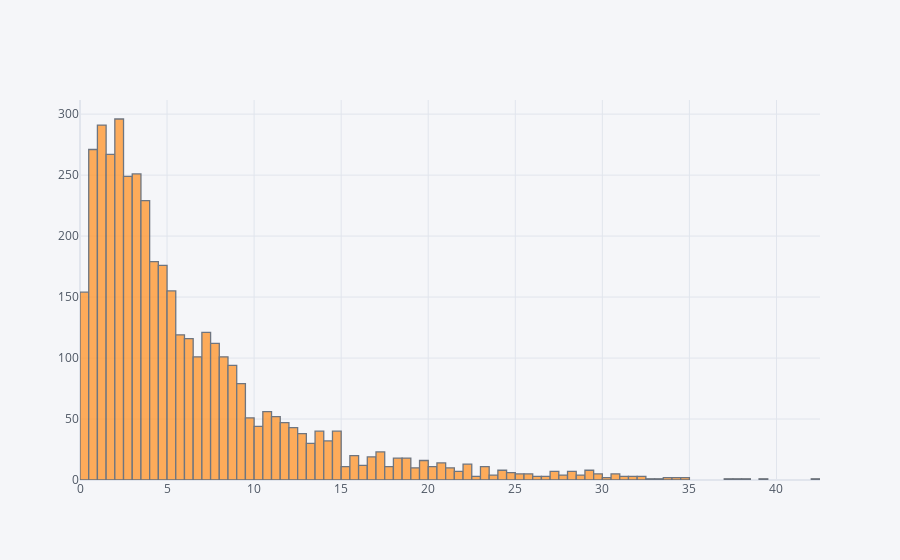

The code cell stored with this chart in its notebook:
### Code cell
# Created a seperate column ‘DAYS_EMPLOYED_ERROR’, which flags the error.

(loan['DAYS_EMPLOYED']/(-365)).iplot(kind='histogram')

### Figure 1 — Plotly figure (JSON) as saved in the notebook; plotly's stock layout.template omitted (floating-point values rounded to 4 significant figures; data arrays with more than 128 entries replaced by an {"elided": "..."} marker saying what was removed)
{"data": [{"histfunc": "count", "histnorm": "", "marker": {"color": "rgba(255, 153, 51, 1.0)", "line": {"color": "#4D5663", "width": 1.3}}, "name": "DAYS_EMPLOYED", "opacity": 0.8, "orientation": "v", "type": "histogram", "x": {"elided": "5000 float values"}}], "layout": {"barmode": "overlay", "legend": {"bgcolor": "#F5F6F9", "font": {"color": "#4D5663"}}, "paper_bgcolor": "#F5F6F9", "plot_bgcolor": "#F5F6F9", "title": {"font": {"color": "#4D5663"}}, "xaxis": {"gridcolor": "#E1E5ED", "showgrid": true, "tickfont": {"color": "#4D5663"}, "title": {"font": {"color": "#4D5663"}, "text": ""}, "zerolinecolor": "#E1E5ED"}, "yaxis": {"gridcolor": "#E1E5ED", "showgrid": true, "tickfont": {"color": "#4D5663"}, "title": {"font": {"color": "#4D5663"}, "text": ""}, "zerolinecolor": "#E1E5ED"}}}
